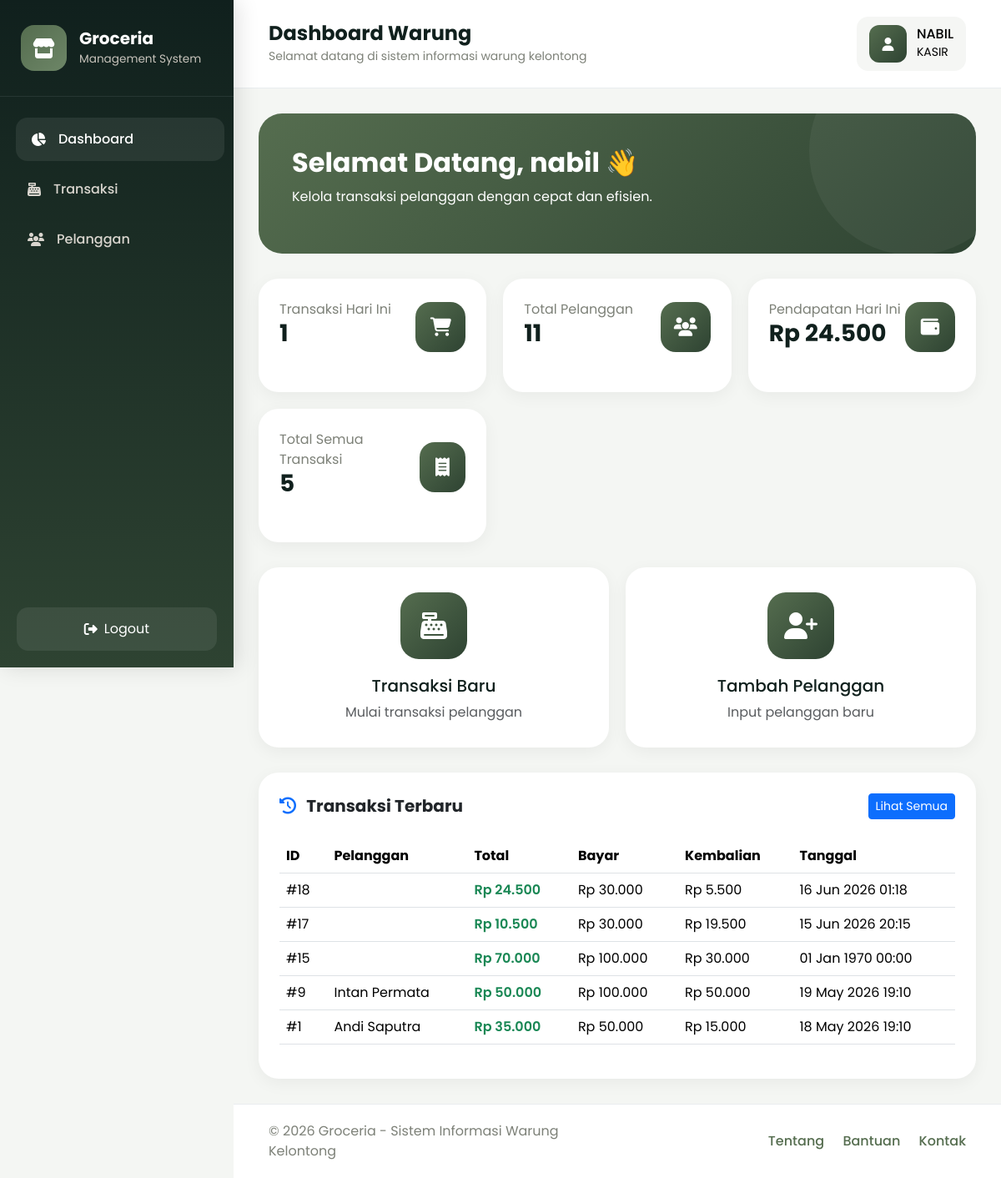
The app's page /dashboard/kasir.php (signed in) with its own data.
### tables this page shows
CREATE TABLE `transaksi` (
  `id_transaksi` int(11) NOT NULL,
  `tanggal` datetime DEFAULT current_timestamp(),
  `id_pelanggan` int(11) DEFAULT NULL,
  `id_user` int(11) DEFAULT NULL,
  `total_harga` int(11) DEFAULT NULL,
  `diskon` int(11) DEFAULT 0,
  `total_bayar` int(11) DEFAULT 0,
  `poin_didapat` int(11) DEFAULT 0,
  `bayar` int(11) DEFAULT NULL,
  `kembalian` int(11) DEFAULT NULL
);

CREATE TABLE `pelanggan` (
  `id_pelanggan` int(11) NOT NULL,
  `nama_pelanggan` varchar(100) DEFAULT NULL,
  `alamat` text DEFAULT NULL,
  `no_hp` varchar(20) DEFAULT NULL,
  `poin_member` int(11) DEFAULT NULL
);

### dashboard/kasir.php (the view, shortened to what this page needs)
<?php
require '../config/koneksi.php';
$id_user = $_SESSION['id_user'];
$total_pelanggan = mysqli_num_rows(
    mysqli_query($conn,"SELECT * FROM pelanggan")
);
function transaksi_harian($conn, $id_user){
    $query = mysqli_query($conn,"
        SELECT COUNT(*) AS total
        FROM transaksi
        WHERE DATE(tanggal) = CURDATE()
        AND id_user = '$id_user'
    ");
    $data = mysqli_fetch_assoc($query);
    return $data['total'] ?? 0;
}
function pendapatan_harian($conn, $id_user){
    $query = mysqli_query($conn,"
        SELECT SUM(detail_transaksi.subtotal) AS total
        FROM detail_transaksi
        LEFT JOIN transaksi
        ON detail_transaksi.id_transaksi = transaksi.id_transaksi
        WHERE DATE(transaksi.tanggal) = CURDATE()
        AND transaksi.id_user = '$id_user'
    ");
    $data = mysqli_fetch_assoc($query);
    return $data['total'] ?? 0;
}
function total_transaksi_kasir($conn, $id_user){
    $query = mysqli_query($conn,"
        SELECT COUNT(*) AS total
        FROM transaksi
        WHERE id_user = '$id_user'
    ");
    $data = mysqli_fetch_assoc($query);
    return $data['total'] ?? 0;
}
$query_transaksi_terbaru = mysqli_query($conn,"
    SELECT
        transaksi.*,
        pelanggan.nama_pelanggan
    FROM transaksi
    LEFT JOIN pelanggan
    ON transaksi.id_pelanggan = pelanggan.id_pelanggan
    WHERE transaksi.id_user = '$id_user'
    ORDER BY transaksi.id_transaksi DESC
    LIMIT 5
");
?>
<!DOCTYPE html>
<html lang="id">
<head>
    <link href="https://cdn.jsdelivr.net/npm/bootstrap@5.3.3/dist/css/bootstrap.min.css"
          rel="stylesheet">
    <link rel="stylesheet"
          href="https://cdnjs.cloudflare.com/ajax/libs/font-awesome/6.5.1/css/all.min.css">
    <link rel="stylesheet"
          href="../assets/css/kasir.css">
</head>
<body>
<div class="dashboard-wrapper">
    <?php include '../templates/sidebar.php'; ?>
    <div class="main-content">
        <?php include '../templates/navbar.php'; ?>
        <div class="content">
            <div class="welcome-card">
                <h2>
                    Selamat Datang,
                    <?= $_SESSION['username']; ?> 👋
                </h2>
                <p>
                    Kelola transaksi pelanggan dengan cepat dan efisien.
                </p>
            </div>
            <div class="stats-grid">
                <div class="stats-card">
                    <div class="stats-top">
                        <div>
                            <p>Transaksi Hari Ini</p>
                            <h3>
                                <?= transaksi_harian($conn, $id_user); ?>
                            </h3>
                        </div>
                        <div class="stats-icon">
                            <i class="fas fa-cart-shopping"></i>
                        </div>
                    </div>
                </div>
                <div class="stats-card">
                    <div class="stats-top">
                        <div>
                            <p>Total Pelanggan</p>
                            <h3>
                                <?= $total_pelanggan; ?>
                            </h3>
                        </div>
                        <div class="stats-icon">
                            <i class="fas fa-users"></i>
                        </div>
                    </div>
                </div>
                <div class="stats-card">
                    <div class="stats-top">
                        <div>
                            <p>Pendapatan Hari Ini</p>
                            <h3>
                                Rp <?= number_format(
                                    pendapatan_harian($conn, $id_user),
                                    0,
                                    ',',
                                    '.'
                                ); ?>
                            </h3>
                        </div>
                        <div class="stats-icon">
                            <i class="fas fa-wallet"></i>
                        </div>
                    </div>
                </div>
                <div class="stats-card">
                    <div class="stats-top">
                        <div>
                            <p>Total Semua Transaksi</p>
                            <h3>
                                <?= total_transaksi_kasir($conn, $id_user); ?>
                            </h3>
                        </div>
                        <div class="stats-icon">
                            <i class="fas fa-receipt"></i>
                        </div>
                    </div>
                </div>
            </div>
            <div class="quick-action-grid">
                <a href="../transaksi/index.php"
                   class="quick-action">
                    <i class="fas fa-cash-register"></i>
                    <h5>Transaksi Baru</h5>
                    <p class="text-muted mb-0">
                        Mulai transaksi pelanggan
                    </p>
                </a>
                <a href="../pelanggan/index.php"
                   class="quick-action">
                    <i class="fas fa-user-plus"></i>
                    <h5>Tambah Pelanggan</h5>
                    <p class="text-muted mb-0">
                        Input pelanggan baru
                    </p>
                </a>
            </div>
            <div class="transaction-card">
                <div class="d-flex justify-content-between align-items-center mb-4">
                    <h5 class="fw-bold mb-0">
                        <i class="fas fa-clock-rotate-left text-primary me-2"></i>
                        Transaksi Terbaru
                    </h5>
                    <a href="../transaksi/riwayat.php"
                       class="btn btn-primary btn-sm">
                        Lihat Semua
                    </a>
                </div>
                <div class="table-responsive">
                    <table class="table align-middle">
                        <thead>
                            <tr>
                                <th>ID</th>
                                <th>Pelanggan</th>
                                <th>Total</th>
                                <th>Bayar</th>
                                <th>Kembalian</th>
                                <th>Tanggal</th>
                            </tr>
                        </thead>
                        <tbody>
                        <?php while($transaksi = mysqli_fetch_assoc($query_transaksi_terbaru)) : ?>
                            <tr>
                                <td>
                                    #<?= $transaksi['id_transaksi']; ?>
                                </td>
                                <td>
                                    <?= $transaksi['nama_pelanggan']; ?>
                                </td>
                                <td>
                                    <span class="fw-semibold text-success">
                                        Rp <?= number_format(
                                            $transaksi['total_harga'],
                                            0,
                                            ',',
                                            '.'
                                        ); ?>
                                    </span>
                                </td>
                                <td>
                                    Rp <?= number_format(
                                        $transaksi['bayar'],
                                        0,
                                        ',',
                                        '.'
                                    ); ?>
                                </td>
                                <td>
                                    Rp <?= number_format(
                                        $transaksi['kembalian'],
                                        0,
                                        ',',
                                        '.'
                                    ); ?>
                                </td>
                                <td>
                                    <?= date(
                                        'd M Y H:i',
                                        strtotime($transaksi['tanggal'])
                                    ); ?>
                                </td>
                            </tr>
                        <?php endwhile; ?>
                        </tbody>
                    </table>
                </div>
            </div>
        </div>
        <?php include '../templates/footer.php'; ?>
    </div>
</div>
</body>
</html>

### assets/css/kasir.css (style rules this page uses)
* { margin:0; padding:0; box-sizing:border-box; }
body { font-family:'Poppins',sans-serif; background:#f4f6f3; }
.dashboard-wrapper { display:flex; min-height:100vh; }
.main-content { margin-left:280px; flex:1; display:flex; flex-direction:column; }
.content { padding:30px; flex:1; }
.welcome-card { background:linear-gradient(135deg,#556D4F,#2E4332); border-radius:28px; padding:40px; color:white; margin-bottom:30px; position:relative; overflow:hidden; }
.welcome-card::before { content:''; position:absolute; width:250px; height:250px; background:rgba(255,255,255,0.05); border-radius:50%; top:-80px; right:-50px; }
.welcome-card h2 { font-weight:700; margin-bottom:10px; }
.stats-grid { display:grid; grid-template-columns:repeat(auto-fit,minmax(250px,1fr)); gap:20px; margin-bottom:30px; }
.stats-card { background:white; border-radius:24px; padding:25px; box-shadow:0 5px 20px rgba(0,0,0,0.05); transition:0.3s ease; }
.stats-top { display:flex; justify-content:space-between; align-items:center; margin-bottom:20px; }
.stats-icon { width:60px; height:60px; border-radius:18px; background:linear-gradient(135deg,#556D4F,#2E4332); color:white; display:flex; align-items:center; justify-content:center; font-size:1.4rem; }
.stats-card h3 { font-weight:700; color:#10201D; }
.stats-card p { color:#7d8178; margin:0; }
.quick-action-grid { display:grid; grid-template-columns:repeat(auto-fit,minmax(220px,1fr)); gap:20px; margin-bottom:30px; }
.quick-action { background:white; border-radius:24px; padding:30px; text-align:center; text-decoration:none; color:#10201D; box-shadow:0 5px 20px rgba(0,0,0,0.05); transition:0.3s ease; }
.quick-action i { width:80px; height:80px; border-radius:22px; background:linear-gradient(135deg,#556D4F,#2E4332); color:white; display:flex; align-items:center; justify-content:center; margin:auto; margin-bottom:20px; font-size:2rem; }
.transaction-card { background:white; border-radius:24px; padding:25px; box-shadow:0 5px 20px rgba(0,0,0,0.05); }
.transaction-card h5 { font-weight:700; margin-bottom:20px; }

### records on screen
transaksi: id_transaksi "18", total_harga "24.500", bayar "30.000", kembalian "5.500", tanggal "16 Jun 2026 01:18"
transaksi: id_transaksi "17", total_harga "10.500", bayar "30.000", kembalian "19.500", tanggal "15 Jun 2026 20:15"
transaksi: id_transaksi "15", total_harga "70.000", bayar "100.000", kembalian "30.000", tanggal "01 Jan 1970 00:00"
transaksi: id_transaksi "9", id_pelanggan.nama_pelanggan "Intan Permata", total_harga "50.000", bayar "100.000", kembalian "50.000", tanggal "19 May 2026 19:10"
transaksi: id_transaksi "1", id_pelanggan.nama_pelanggan "Andi Saputra", total_harga "35.000", bayar "50.000", kembalian "15.000", tanggal "18 May 2026 19:10"

### other values on screen
$username "NABIL"
$role "KASIR"
$_SESSION['username'] "nabil"
transaksi_harian($conn, $id_user) "1"
$total_pelanggan "11"
pendapatan_harian($conn, $id_user) "24.500"
total_transaksi_kasir($conn, $id_user) "5"
